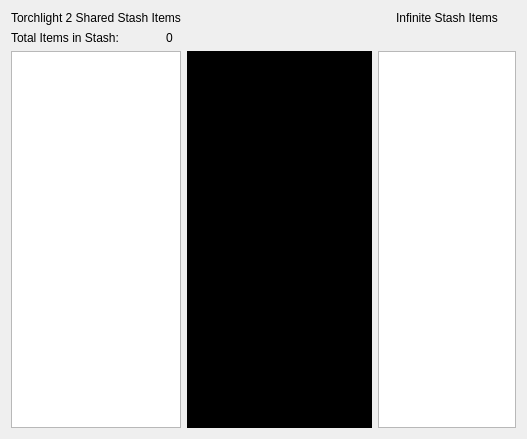
<?xml version="1.0" encoding="UTF-8"?>
<ui version="4.0">
 <class>MainTabPageForm</class>
 <widget class="QWidget" name="MainTabPageForm">
  <property name="geometry">
   <rect>
    <x>0</x>
    <y>0</y>
    <width>527</width>
    <height>439</height>
   </rect>
  </property>
  <property name="windowTitle">
   <string>Form</string>
  </property>
  <layout class="QGridLayout" name="gridLayout" columnstretch="10,1,20,15" columnminimumwidth="0,0,50,0">
   <item row="0" column="3">
    <widget class="QLabel" name="InfiniteStashTitleLabel">
     <property name="text">
      <string>Infinite Stash Items</string>
     </property>
     <property name="alignment">
      <set>Qt::AlignCenter</set>
     </property>
    </widget>
   </item>
   <item row="0" column="0" colspan="2">
    <widget class="QLabel" name="SharedStashTitleLabel">
     <property name="text">
      <string>Torchlight 2 Shared Stash Items</string>
     </property>
     <property name="alignment">
      <set>Qt::AlignCenter</set>
     </property>
    </widget>
   </item>
   <item row="2" column="0" colspan="2">
    <widget class="SharedStashListWidget" name="Torchlight2SharedStashListWidget">
     <property name="dragEnabled">
      <bool>true</bool>
     </property>
     <property name="dragDropMode">
      <enum>QAbstractItemView::DragDrop</enum>
     </property>
     <property name="defaultDropAction">
      <enum>Qt::MoveAction</enum>
     </property>
     <property name="selectionMode">
      <enum>QAbstractItemView::ExtendedSelection</enum>
     </property>
    </widget>
   </item>
   <item row="2" column="3">
    <widget class="InfiniteStashTreeView" name="InfiniteStashItemsTreeView">
     <property name="dragEnabled">
      <bool>true</bool>
     </property>
     <property name="dragDropMode">
      <enum>QAbstractItemView::DragDrop</enum>
     </property>
     <property name="defaultDropAction">
      <enum>Qt::MoveAction</enum>
     </property>
     <property name="indentation">
      <number>10</number>
     </property>
     <property name="headerHidden">
      <bool>true</bool>
     </property>
    </widget>
   </item>
   <item row="1" column="0">
    <widget class="QLabel" name="SharedStashItemCountTitleLabel">
     <property name="text">
      <string>Total Items in Stash:</string>
     </property>
    </widget>
   </item>
   <item row="1" column="1">
    <widget class="QLabel" name="SharedStashItemCountLabel">
     <property name="styleSheet">
      <string notr="true">font: 75 12pt &quot;MS Shell Dlg 2&quot;;</string>
     </property>
     <property name="text">
      <string>0</string>
     </property>
    </widget>
   </item>
   <item row="2" column="2">
    <widget class="StashItemDetailsView" name="StashItemDetailsGraphicsView">
     <property name="styleSheet">
      <string notr="true">background-color: rgb(0, 0, 0)</string>
     </property>
    </widget>
   </item>
  </layout>
 </widget>
 <customwidgets>
  <customwidget>
   <class>SharedStashListWidget</class>
   <extends>QListWidget</extends>
   <header>sharedstashlistwidget.h</header>
  </customwidget>
  <customwidget>
   <class>InfiniteStashTreeView</class>
   <extends>QTreeView</extends>
   <header>infinitestashtreeview.h</header>
  </customwidget>
  <customwidget>
   <class>StashItemDetailsView</class>
   <extends>QGraphicsView</extends>
   <header>stashitemdetailsview.h</header>
  </customwidget>
 </customwidgets>
 <resources/>
 <connections/>
</ui>
